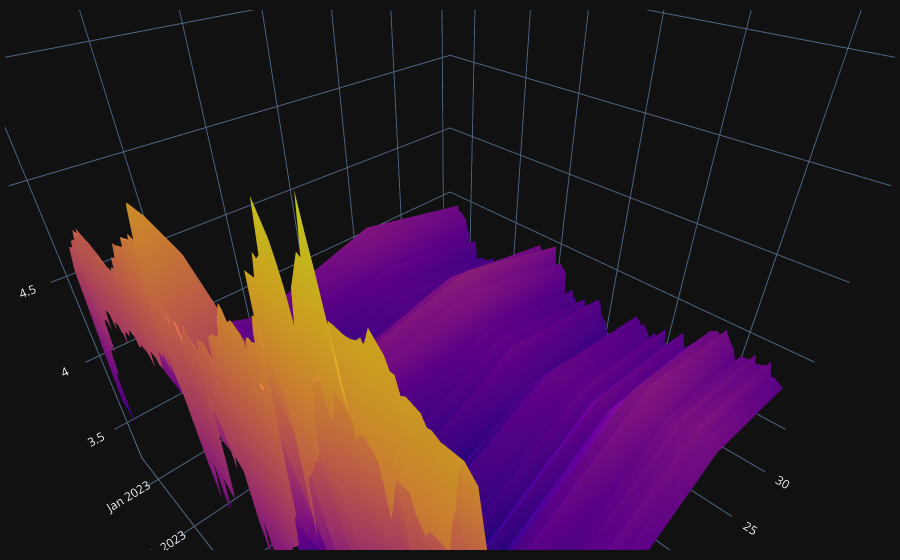

Notebook code for this chart:
### Markdown cell above
### <span style="color:#6978F7">3D yield surface</span>

This function builds a yield surface from a RIC chain.

<b>yield_surf.<span style=" color:green">get_data</span></b><i>(ric_chain)</i>
<br>Returns a plotly surface chart.</br>

### Code cell
yield_surf.get_data('0#USBMK=')
